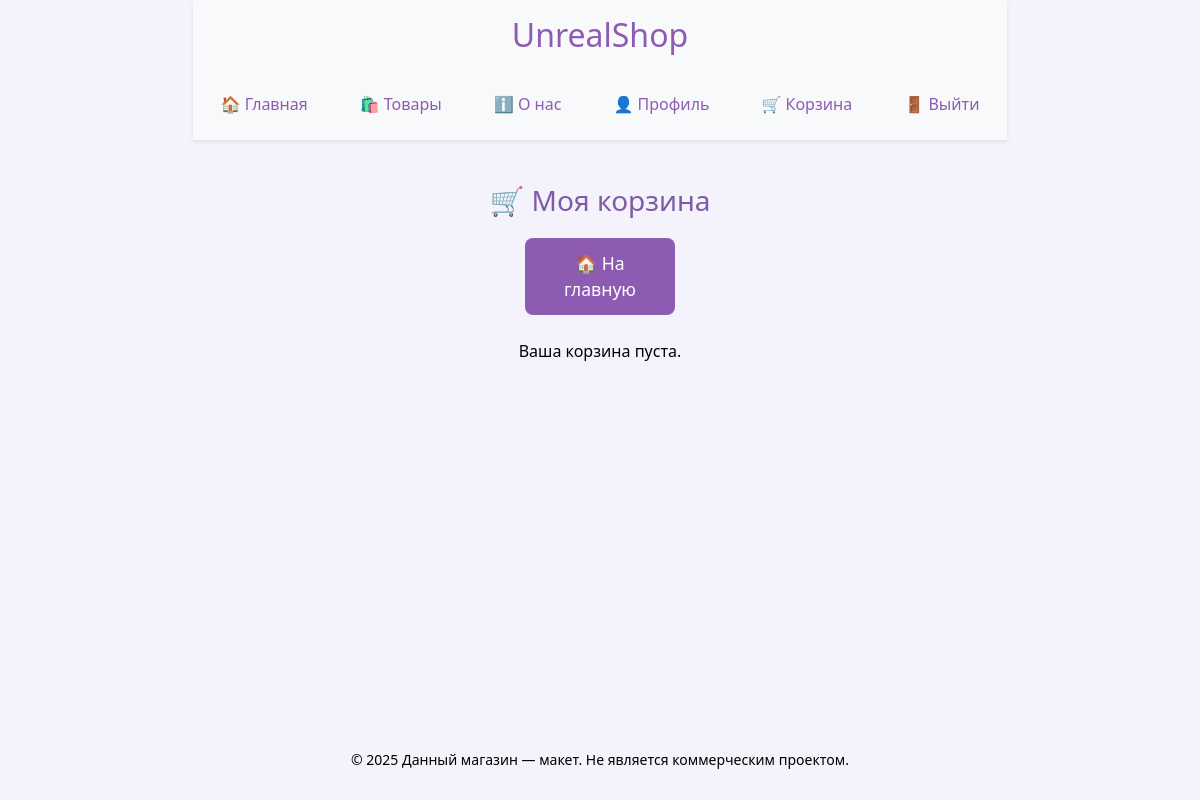
The page /cart (signed in) on the database as committed earlier.
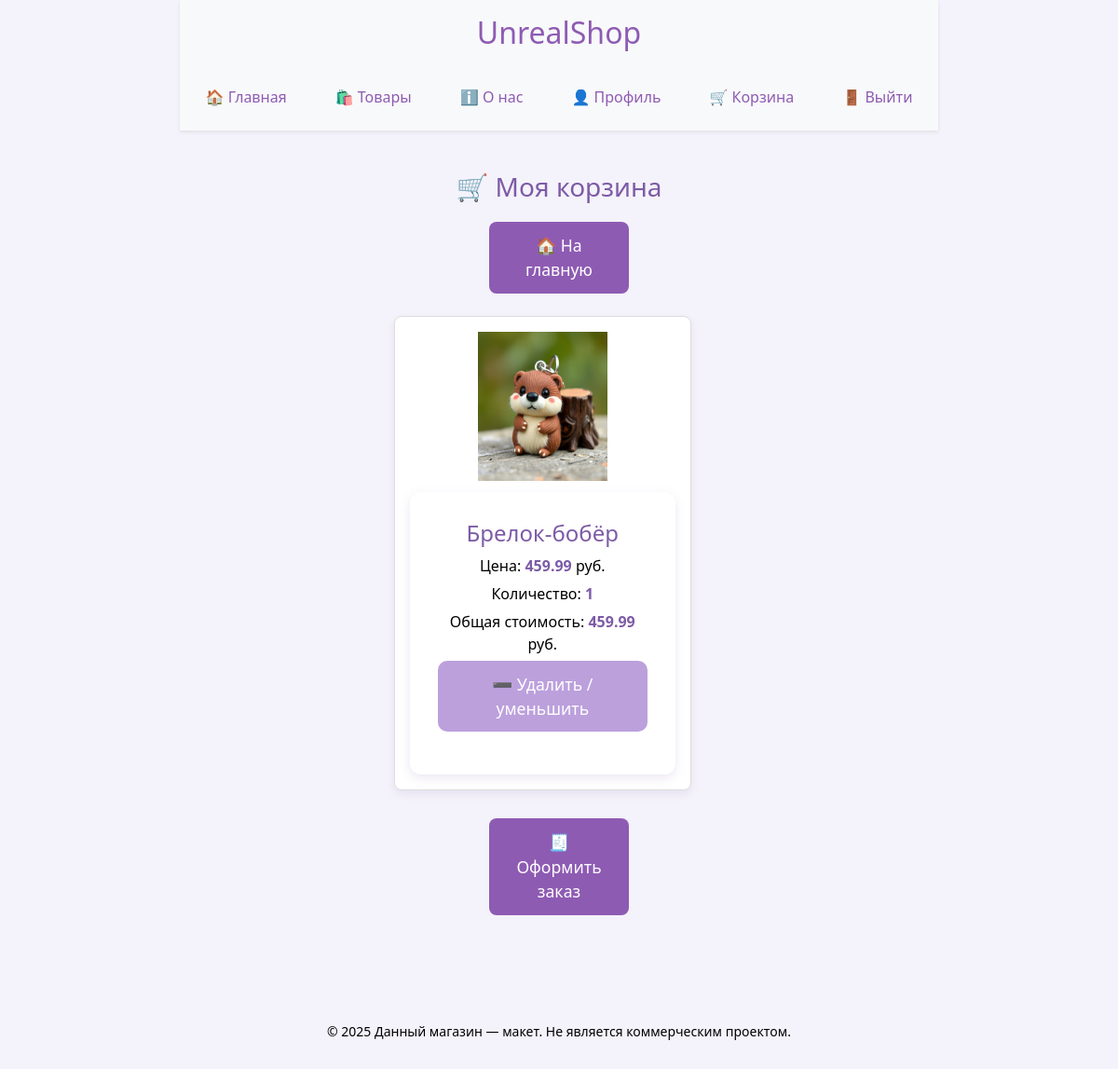
The same page on the database as committed later.
### website/models.py (models this page shows)
class CartItem(db.Model):
    id = db.Column(db.Integer, primary_key=True)
    user_id = db.Column(db.Integer, db.ForeignKey('user.id'), nullable=False)  # Только для авторизованных
    product_id = db.Column(db.Integer, db.ForeignKey('product.id'), nullable=False)
    quantity = db.Column(db.Integer, default=1)
    product = db.relationship('Product', backref='cart_items')

class Product(db.Model):
    id = db.Column(db.Integer, primary_key=True)
    name = db.Column(db.String(100), nullable=False)
    price = db.Column(db.Float, nullable=False)
    description = db.Column(db.Text)
    image = db.Column(db.String(200))
    category = db.Column(db.String(50), nullable=False)

### website/views.py (the view)
@views.route('/cart')
@login_required  # Доступно только авторизованным
def cart():
    cart_items = CartItem.query.filter_by(user_id=current_user.id).all()
    return render_template('cart.html', cart_items=cart_items)

### website/__init__.py (called while the page is built)
def create_app():
    app = Flask(__name__, static_folder='../static')
    app.secret_key = 'secretKey'
    app.config['SQLALCHEMY_DATABASE_URI'] = 'sqlite:///shop.db'
    app.config['SQLALCHEMY_TRACK_MODIFICATIONS'] = False
    db.init_app(app)
    migrate.init_app(app, db)  # Если используете Flask-Migrate
    from .views import views
    from .auth import auth
    app.register_blueprint(views)
    app.register_blueprint(auth)
    with app.app_context():
        db.create_all()  # Создаёт таблицы при запуске приложения
    login_manager = LoginManager()
    login_manager.login_view = 'auth.login'
    login_manager.init_app(app)
    @login_manager.user_loader
    def load_user(user_id):
        return User.query.get(int(user_id))
    return app

### website/templates/cart.html (shortened to what this page needs)
{% extends "base.html" %}
{% block content %}
<h2>🛒 Моя корзина</h2>
<a href="{{ url_for('views.home') }}" class="btn btn-primary">🏠 На главную</a>
<br><br>
<div class="product-grid">
    {% if cart_items %}
        {% for item in cart_items %}
            <div class="product-card">
                <img src="{{ url_for('static', filename=item.product.image) }}" alt="{{ item.product.name }}">
                <div class="product-details">
                    <h4>{{ item.product.name }}</h4>
                    <p>Цена: <strong>{{ item.product.price | round(2) }}</strong> руб.</p>
                    <p>Количество: <strong>{{ item.quantity }}</strong></p>
                    <p>Общая стоимость: <strong>{{ (item.product.price * item.quantity) | round(2) }}</strong> руб.</p>
                    <form action="{{ url_for('views.remove_from_cart', item_id=item.id, page='cart') }}" method="POST">
                        <button type="submit" class="btn">➖ Удалить / уменьшить</button>
                    </form>
                </div>
            </div>
        {% endfor %}
    {% else %}
        <p>Ваша корзина пуста.</p>
    {% endif %}
</div>
{% if cart_items %}
    <div class="checkout">
        <form action="{{ url_for('views.checkout') }}">
            <button type="submit" class="btn btn-big btn-primary">🧾 Оформить заказ</button>
        </form>
    </div>
{% endif %}
{% endblock %}

Rows that differ between the two databases and show on the page:
added CartItem: image (picture), product.name "Брелок-бобёр", product.price "459.99", quantity "1"
now on this page (row unchanged): Product: (item.product.price*item.quantity)|round(2) "459.99"
Other text that changed with them:
text no longer shown: "Ваша корзина пуста."
text now shown: "🧾 Оформить заказ"
